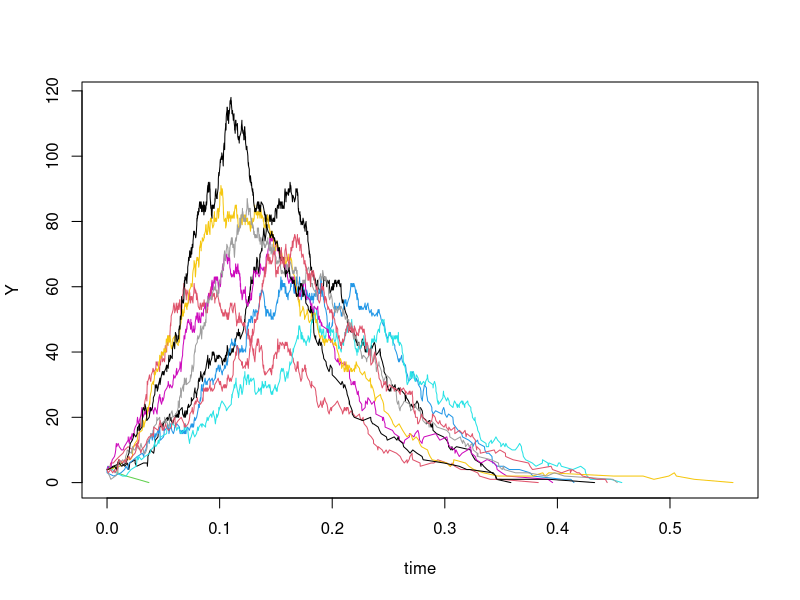

R code for this plot:
SIR.onestep <- function (x, params) {
  X <- x[2]
  Y <- x[3]
  Z <- x[4]
  N <- X+Y+Z
  beta <- params["beta"]
  mu <- params["mu"]
  gamma <- params["gamma"]
  
  ## each individual rate
  
  rates <- c(
    birth=mu*N,
    infection=beta*X*Y/N,
    recovery=gamma*Y,
    sdeath=mu*X,
    ideath=mu*Y,
    rdeath=mu*Z
  )
  
  #### what changes with each event?
  
  transitions <- list( 
    birth=c(1,0,0),
    infection=c(-1,1,0),
    recovery=c(0,-1,1),
    sdeath=c(-1,0,0),
    ideath=c(0,-1,0),
    rdeath=c(0,0,-1)
  )
  
  ## total event rate
  total.rate <- sum(rates)
  
  ## waiting time (note exponentially distributed random events)
  
  tau <- rexp(n=1,rate=total.rate)
  
  ## which event occurs?
  event <- sample.int(n=6,size=1,prob=rates/total.rate)
  x+c(tau,transitions[[event]])  ## double square bracket as recursive from list
}

############   Routine to define bounds of simulation

SIR.simul <- function (x, params, maxstep = 10000) {
  output <- array(dim=c(maxstep+1,4))
  colnames(output) <- names(x)
  output[1,] <- x
  k <- 1
  ## loop until either k > maxstep or
  ## there are no more infectives
  while ((k <= maxstep) && (x["Y"] > 0)) {
    k <- k+1
    output[k,] <- x <- SIR.onestep(x,params)
  }
  as.data.frame(output[1:k,])
}

#####   Routine to run program  ~ note use of plyr as rdply to store results

set.seed(56856583)
nsims <- 10
xstart <- c(time=0,X=396,Y=4,Z=0) #initial conditions
params <- c(mu=0.02,beta=60,gamma=365/13) #parameters

require(plyr) ###  plyr really powerful for simplifying repeated complex operations
simdat <- rdply(
  nsims,
  SIR.simul(xstart,params)
)
head(simdat)
plot(Y~time,data=simdat,type='n')
d_ply(simdat,".n",function(x)lines(Y~time,data=x,col=.n))
